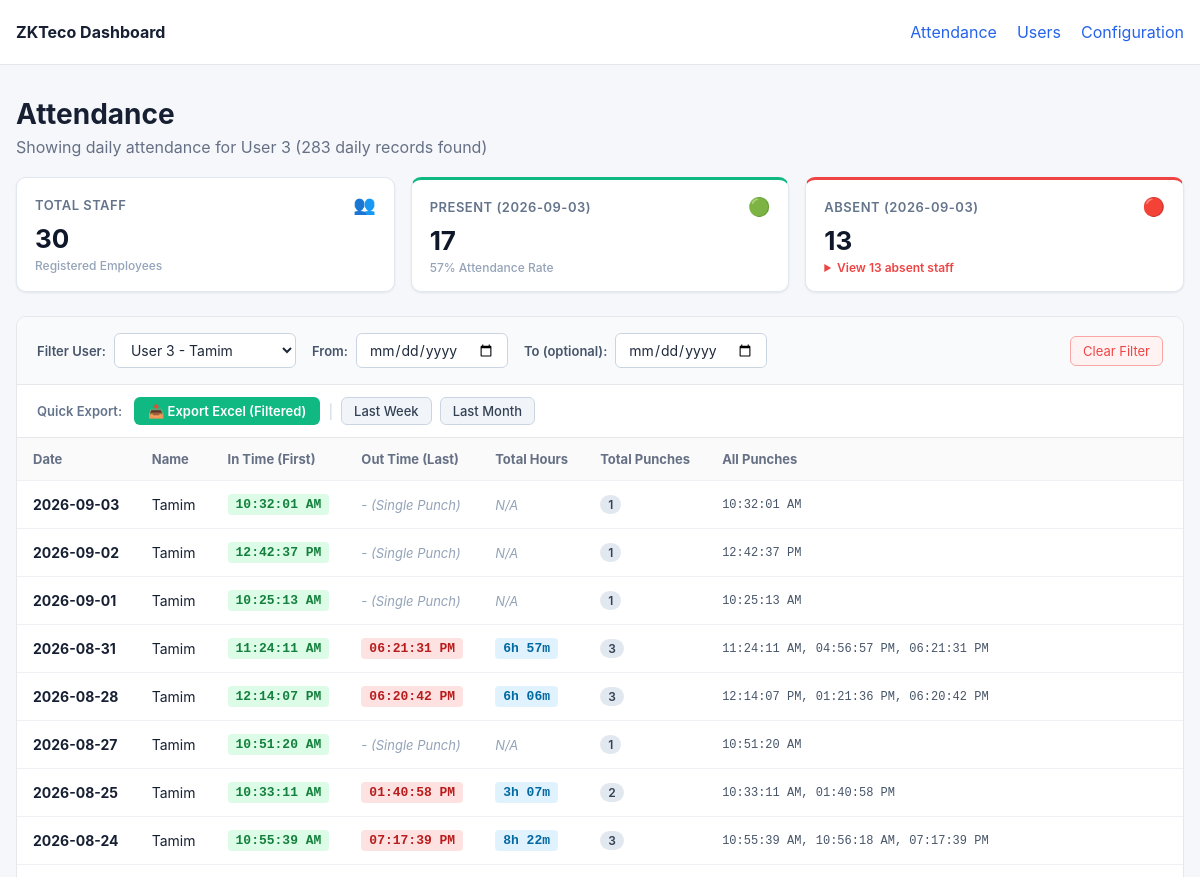
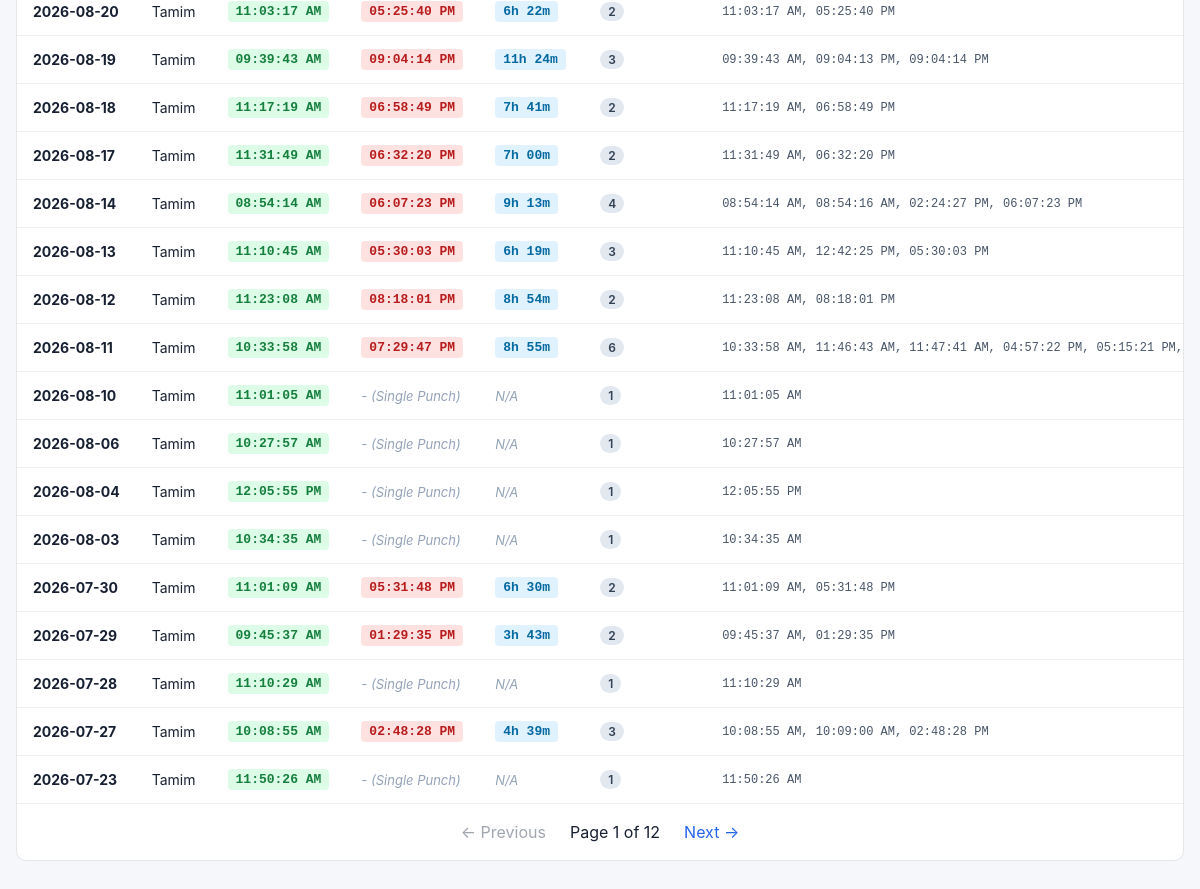
/?user_id=3, run on the app's committed database (2 pictures, top to bottom).
### tables this page shows
CREATE TABLE users (
            user_id TEXT PRIMARY KEY,
            name TEXT,
            privilege TEXT,
            created_at TEXT DEFAULT CURRENT_TIMESTAMP,
            updated_at TEXT DEFAULT CURRENT_TIMESTAMP
        );

### dashboard/app.py (the view)
@app.route("/")
def attendance():
    selected_user_id = request.args.get("user_id", "").strip()
    selected_from_date = request.args.get("from_date", "").strip()
    selected_to_date = request.args.get("to_date", "").strip()
    try:
        page = max(1, int(request.args.get("page", 1)))
    except ValueError:
        page = 1
    per_page = 25
    offset = (page - 1) * per_page
    db = get_db()
    all_users = db.execute(
        "SELECT user_id, name FROM users ORDER BY CAST(user_id AS INTEGER), user_id"
    ).fetchall()
    if selected_from_date and selected_to_date and selected_from_date == selected_to_date:
        target_date = selected_from_date
    elif selected_from_date and not selected_to_date:
        target_date = selected_from_date
    else:
        latest_date_row = db.execute("SELECT MAX(DATE(timestamp)) FROM attendance").fetchone()
        target_date = latest_date_row[0] if latest_date_row and latest_date_row[0] else datetime.now().strftime("%Y-%m-%d")
    present_rows = db.execute(
        "SELECT DISTINCT user_id FROM attendance WHERE DATE(timestamp) = ?",
        (target_date,),
    ).fetchall()
    present_uids = set(r[0] for r in present_rows)
    total_staff = len(all_users)
    present_count = len(present_uids)
    absent_count = max(0, total_staff - present_count)
    absent_users = [dict(u) for u in all_users if u["user_id"] not in present_uids]
    analytics = {
        "target_date": target_date,
        "total_staff": total_staff,
        "present_count": present_count,
        "absent_count": absent_count,
        "absent_users": absent_users,
    }
    conditions = []
    params = []
    if selected_user_id:
        conditions.append("a.user_id = ?")
        params.append(selected_user_id)
    if selected_from_date:
        conditions.append("DATE(a.timestamp) >= ?")
        params.append(selected_from_date)
    if selected_to_date:
        conditions.append("DATE(a.timestamp) <= ?")
        params.append(selected_to_date)
    where_clause = f"WHERE {' AND '.join(conditions)}" if conditions else ""
    count_sql = f"SELECT COUNT(*) FROM (SELECT 1 FROM attendance a {where_clause} GROUP BY a.user_id, DATE(a.timestamp))"
    total = db.execute(count_sql, params).fetchone()[0]
    rows_sql = f"""
        SELECT
            DATE(a.timestamp) AS date,
            a.user_id,
            COALESCE(u.name, 'Unknown') AS name,
            MIN(a.timestamp) AS min_ts,
            MAX(a.timestamp) AS max_ts,
            strftime('%I:%M:%S %p', MIN(a.timestamp)) AS in_time,
            strftime('%I:%M:%S %p', MAX(a.timestamp)) AS out_time,
            COUNT(*) AS total_punches,
            GROUP_CONCAT(strftime('%I:%M:%S %p', a.timestamp), ', ') AS all_punches
        FROM attendance a
        LEFT JOIN users u
            ON u.user_id = a.user_id
        {where_clause}
        GROUP BY a.user_id, DATE(a.timestamp)
        ORDER BY date DESC, CAST(a.user_id AS INTEGER), a.user_id
        LIMIT ? OFFSET ?
    """
    raw_rows = db.execute(rows_sql, params + [per_page, offset]).fetchall()
    db.close()
    rows = []
    for r in raw_rows:
        row_dict = dict(r)
        row_dict["total_hours"] = compute_total_hours(r["min_ts"], r["max_ts"], r["total_punches"])
        rows.append(row_dict)
    total_pages = max(1, (total + per_page - 1) // per_page)
    return render_template(
        "attendance.html",
        rows=rows,
        users_list=all_users,
        selected_user_id=selected_user_id,
        selected_from_date=selected_from_date,
        selected_to_date=selected_to_date,
        analytics=analytics,
        page=page,
        per_page=per_page,
        total=total,
        total_pages=total_pages,
    )

### dashboard/app.py (called while the page is built)
def get_db():
    db = sqlite3.connect(DB_FILE)
    db.row_factory = sqlite3.Row
    return db

def compute_total_hours(min_ts, max_ts, total_punches):
    if total_punches > 1 and min_ts and max_ts:
        try:
            t_in = datetime.fromisoformat(min_ts)
            t_out = datetime.fromisoformat(max_ts)
            diff = t_out - t_in
            secs = int(diff.total_seconds())
            if secs > 0:
                h = secs // 3600
                m = (secs % 3600) // 60
                return f"{h}h {m:02d}m"
        except Exception:
            pass
    return "N/A"

### dashboard/templates/attendance.html (shortened to what this page needs)
{% extends "base.html" %}
{% block content %}
<div class="page-header">
    <div>
        <h1>Attendance</h1>
        <p>
            {% if selected_from_date and selected_to_date %}
                Showing attendance {% if selected_user_id %}for User {{ selected_user_id }} {% endif %}from {{ selected_from_date }} to {{ selected_to_date }} ({{ total }} daily records found)
            {% elif selected_from_date %}
                Showing attendance {% if selected_user_id %}for User {{ selected_user_id }} {% endif %}from {{ selected_from_date }} onwards ({{ total }} daily records found)
            {% elif selected_to_date %}
                Showing attendance {% if selected_user_id %}for User {{ selected_user_id }} {% endif %}up to {{ selected_to_date }} ({{ total }} daily records found)
            {% elif selected_user_id %}
                Showing daily attendance for User {{ selected_user_id }} ({{ total }} daily records found)
            {% else %}
                {{ total }} total daily attendance records
            {% endif %}
        </p>
    </div>
</div>
<div class="kpi-grid">
    <div class="kpi-card">
        <div class="kpi-header">
            <span class="kpi-label">Total Staff</span>
            <span class="kpi-icon">👥</span>
        </div>
        <div class="kpi-value">{{ analytics.total_staff }}</div>
        <div class="kpi-sub">Registered Employees</div>
    </div>
    <div class="kpi-card kpi-card-success">
        <div class="kpi-header">
            <span class="kpi-label">Present ({{ analytics.target_date }})</span>
            <span class="kpi-icon">🟢</span>
        </div>
        <div class="kpi-value">{{ analytics.present_count }}</div>
        <div class="kpi-sub">{{ ((analytics.present_count / (analytics.total_staff or 1)) * 100)|round|int }}% Attendance Rate</div>
    </div>
    <div class="kpi-card kpi-card-danger">
        <div class="kpi-header">
            <span class="kpi-label">Absent ({{ analytics.target_date }})</span>
            <span class="kpi-icon">🔴</span>
        </div>
        <div class="kpi-value">{{ analytics.absent_count }}</div>
        <div class="kpi-sub">
            {% if analytics.absent_count > 0 %}
                <details class="absent-details">
                    <summary>View {{ analytics.absent_count }} absent staff</summary>
                </details>
            {% else %}
                All staff present!
            {% endif %}
        </div>
    </div>
</div>
<div class="card">
    <form method="GET" action="{{ url_for('attendance') }}" class="filter-bar">
        <div class="filter-group">
            <label for="user-select">Filter User:</label>
            <select name="user_id" id="user-select" onchange="this.form.submit()">
                {% for u in users_list %}
                    <option value="{{ u.user_id }}" {% if u.user_id == selected_user_id %}selected{% endif %}>
                        User {{ u.user_id }} - {{ u.name }}
                    </option>
                {% endfor %}
            </select>
        </div>
        <div class="filter-group">
            <label for="from-date">From:</label>
            <input type="date" name="from_date" id="from-date" value="{{ selected_from_date }}" onchange="this.form.submit()">
        </div>
        <div class="filter-group">
            <label for="to-date">To (optional):</label>
            <input type="date" name="to_date" id="to-date" value="{{ selected_to_date }}" onchange="this.form.submit()">
        </div>
        {% if selected_user_id or selected_from_date or selected_to_date %}
            <a href="{{ url_for('attendance') }}" class="btn-clear">Clear Filter</a>
        {% endif %}
    </form>
    <div class="export-bar">
        <div class="export-label">Quick Export:</div>
        <div class="export-buttons">
            <a href="{{ url_for('export_excel', user_id=selected_user_id, from_date=selected_from_date, to_date=selected_to_date) }}" class="btn-export">
                📥 Export Excel {% if not selected_user_id and not selected_from_date and not selected_to_date %}(Latest Month){% else %}(Filtered){% endif %}
            </a>
            <span class="divider">|</span>
            <a href="{{ url_for('export_excel', preset='last_week', user_id=selected_user_id) }}" class="btn-preset">Last Week</a>
            <a href="{{ url_for('export_excel', preset='last_month', user_id=selected_user_id) }}" class="btn-preset">Last Month</a>
        </div>
    </div>
    <div class="table-wrap">
        <table>
            <thead>
                <tr>
                    <th>Date</th>
                    <th>Name</th>
                    <th>In Time (First)</th>
                    <th>Out Time (Last)</th>
                    <th>Total Hours</th>
                    <th>Total Punches</th>
                    <th>All Punches</th>
                </tr>
            </thead>
            <tbody>
            {% for row in rows %}
                <tr>
                    <td><strong>{{ row.date }}</strong></td>
                    <td>{{ row.name }}</td>
                    <td>
                        <span class="time-tag in-time">{{ row.in_time }}</span>
                    </td>
                    <td>
                        {% if row.total_punches > 1 %}
                            <span class="time-tag out-time">{{ row.out_time }}</span>
                        {% else %}
                            <span class="single-punch">- (Single Punch)</span>
                        {% endif %}
                    </td>
                    <td>
                        <span class="{% if row.total_hours != 'N/A' %}hours-tag{% else %}single-punch{% endif %}">
                            {{ row.total_hours }}
                        </span>
                    </td>
                    <td><span class="badge">{{ row.total_punches }}</span></td>
                    <td class="punch-list">{{ row.all_punches }}</td>
                </tr>
            {% else %}
                <tr>
                    <td colspan="7" class="empty">No attendance records found.</td>
                </tr>
            {% endfor %}
            </tbody>
        </table>
    </div>
    {% include "_pagination.html" %}
</div>
{% endblock %}

### dashboard/static/style.css (style rules this page uses)
* { box-sizing: border-box; }
body { margin: 0; background: #f5f7fa; color: #172033; font-family: -apple-system, BlinkMacSystemFont, "Segoe UI", sans-serif; }
.page-header { margin-bottom: 20px; }
h1 { margin: 0 0 6px; font-size: 28px; }
p { margin: 0; color: #667085; }
.card { background: white; border: 1px solid #e5e7eb; border-radius: 10px; overflow: hidden; }
.table-wrap { overflow-x: auto; }
table { width: 100%; border-collapse: collapse; }
th, td { padding: 13px 16px; text-align: left; border-bottom: 1px solid #eef0f3; white-space: nowrap; }
th { background: #fafafa; font-size: 13px; color: #667085; }
td { font-size: 14px; }
.filter-bar { padding: 16px 20px; background: #f8fafc; border-bottom: 1px solid #e5e7eb; display: flex; align-items: center; flex-wrap: wrap; gap: 16px; }
.filter-group { display: flex; align-items: center; gap: 8px; }
.filter-group label { font-size: 13px; font-weight: 600; color: #475569; }
.filter-group select, .filter-group input[type="date"] { padding: 7px 12px; border: 1px solid #cbd5e1; border-radius: 6px; background-color: #ffffff; font-size: 14px; font-family: inherit; color: #1e293b; outline: none; cursor: pointer; transition: border-color 0.15s ease; }
.btn-clear { margin-left: auto; font-size: 13px; color: #ef4444; text-decoration: none; padding: 6px 12px; border-radius: 6px; border: 1px solid #fca5a5; background: #fef2f2; transition: all 0.15s ease; }
.time-tag { display: inline-block; padding: 3px 8px; border-radius: 4px; font-size: 13px; font-family: ui-monospace, SFMono-Regular, Menlo, Monaco, Consolas, monospace; font-weight: 600; }
.time-tag.in-time { background: #dcfce7; color: #15803d; }
.time-tag.out-time { background: #fee2e2; color: #b91c1c; }
.hours-tag { display: inline-block; padding: 3px 8px; border-radius: 4px; font-size: 13px; font-family: ui-monospace, SFMono-Regular, Menlo, Monaco, Consolas, monospace; font-weight: 600; background: #e0f2fe; color: #0369a1; }
.single-punch { font-size: 13px; color: #94a3b8; font-style: italic; }
.badge { display: inline-block; padding: 2px 8px; border-radius: 12px; font-size: 12px; font-weight: 600; background: #e2e8f0; color: #334155; }
.punch-list { font-family: ui-monospace, SFMono-Regular, Menlo, Monaco, Consolas, monospace; font-size: 12px; color: #475569; }
.export-bar { padding: 12px 20px; background: #ffffff; border-bottom: 1px solid #e5e7eb; display: flex; align-items: center; gap: 12px; flex-wrap: wrap; }
.export-label { font-size: 13px; font-weight: 600; color: #64748b; }
.export-buttons { display: flex; align-items: center; gap: 8px; flex-wrap: wrap; }
.btn-export { display: inline-flex; align-items: center; gap: 6px; padding: 6px 14px; background-color: #10b981; color: #ffffff; font-size: 13px; font-weight: 600; border-radius: 6px; text-decoration: none; transition: background-color 0.15s ease; }
.btn-preset { display: inline-flex; align-items: center; padding: 5px 12px; background-color: #f1f5f9; color: #334155; font-size: 13px; font-weight: 500; border-radius: 6px; border: 1px solid #cbd5e1; text-decoration: none; transition: all 0.15s ease; }
.divider { color: #cbd5e1; font-size: 14px; }
.kpi-grid { display: grid; grid-template-columns: repeat(auto-fit, minmax(200px, 1fr)); gap: 16px; margin-bottom: 24px; }
.kpi-card { background: #ffffff; border-radius: 10px; padding: 16px 18px; box-shadow: 0 1px 3px rgba(0, 0, 0, 0.05), 0 1px 2px rgba(0, 0, 0, 0.03); border: 1px solid #e2e8f0; position: relative; overflow: hidden; transition: transform 0.15s ease, box-shadow 0.15s ease; }
.kpi-header { display: flex; justify-content: space-between; align-items: center; margin-bottom: 8px; }
.kpi-label { font-size: 13px; font-weight: 600; color: #64748b; text-transform: uppercase; letter-spacing: 0.5px; }
.kpi-icon { font-size: 18px; }
.kpi-value { font-size: 26px; font-weight: 700; color: #0f172a; line-height: 1.2; margin-bottom: 4px; }
.kpi-sub { font-size: 12px; color: #94a3b8; font-weight: 500; }
.kpi-card-success { border-top: 3px solid #10b981; }
.kpi-card-danger { border-top: 3px solid #ef4444; }
.absent-details summary { font-size: 12px; color: #ef4444; cursor: pointer; font-weight: 600; user-select: none; outline: none; }

### data on the page
users: date "2026-09-03", name "Tamim", in_time "10:32:01 AM", shows "- (Single Punch)", total_hours "N/A", total_punches "1", all_punches "10:32:01 AM", date "2026-08-31", in_time "11:24:11 AM", out_time "06:21:31 PM", total_hours "6h 57m", total_punches "3", all_punches "11:24:11 AM, 04:56:57 PM, 06:21:31 PM", date "2026-08-28", in_time "12:14:07 PM", out_time "06:20:42 PM", total_hours "6h 06m", all_punches "12:14:07 PM, 01:21:36 PM, 06:20:42 PM", date "2026-08-24", in_time "10:55:39 AM", out_time "07:17:39 PM", total_hours "8h 22m", all_punches "10:55:39 AM, 10:56:18 AM, 07:17:39 PM", date "2026-08-19", in_time "09:39:43 AM", out_time "09:04:14 PM", total_hours "11h 24m", all_punches "09:39:43 AM, 09:04:13 PM, 09:04:14 PM", date "2026-08-13", in_time "11:10:45 AM", out_time "05:30:03 PM", total_hours "6h 19m", all_punches "11:10:45 AM, 12:42:25 PM, 05:30:03 PM", date "2026-08-11", in_time "10:33:58 AM", out_time "07:29:47 PM", total_hours "8h 55m", total_punches "6", all_punches "10:33:58 AM, 11:46:43 AM, 11:47:41 AM, 04:57:22 PM, 05:15:21 PM,…", date "2026-07-27", in_time "10:08:55 AM", out_time "02:48:28 PM", total_hours "4h 39m", all_punches "10:08:55 AM, 10:09:00 AM, 02:48:28 PM"

### other printed values
{{ selected_user_id }} "3"
{{ total }} "283"
{{ analytics.total_staff }} "30"
{{ analytics.target_date }} "2026-09-03"
{{ analytics.present_count }} "17"
{{ analytics.absent_count }} "13"
{{ row.date }} "2026-09-02" "2026-09-01" "2026-08-27" "2026-08-25" "2026-08-20" "2026-08-18" "2026-08-17" "2026-08-14" "2026-08-12" "2026-08-10" "2026-08-06" "2026-08-04" "2026-08-03" "2026-07-30" "2026-07-29" "2026-07-28" "2026-07-23"
{{ row.name }} "Tamim" "Tamim" "Tamim" "Tamim" "Tamim" "Tamim" "Tamim" "Tamim" "Tamim" "Tamim" "Tamim" "Tamim" "Tamim" "Tamim" "Tamim" "Tamim" "Tamim"
{{ row.in_time }} "12:42:37 PM" "10:25:13 AM" "10:51:20 AM" "10:33:11 AM" "11:03:17 AM" "11:17:19 AM" "11:31:49 AM" "08:54:14 AM" "11:23:08 AM" "11:01:05 AM" "10:27:57 AM" "12:05:55 PM" "10:34:35 AM" "11:01:09 AM" "09:45:37 AM" "11:10:29 AM" "11:50:26 AM"
{{ row.total_hours }} "N/A" "N/A" "N/A" "3h 07m" "6h 22m" "7h 41m" "7h 00m" "9h 13m" "8h 54m" "N/A" "N/A" "N/A" "N/A" "6h 30m" "3h 43m" "N/A" "N/A"
{{ row.total_punches }} "1" "1" "1" "2" "2" "2" "2" "4" "2" "1" "1" "1" "1" "2" "2" "1" "1"
{{ row.all_punches }} "12:42:37 PM" "10:25:13 AM" "10:51:20 AM" "10:33:11 AM, 01:40:58 PM" "11:03:17 AM, 05:25:40 PM" "11:17:19 AM, 06:58:49 PM" "11:31:49 AM, 06:32:20 PM" "08:54:14 AM, 08:54:16 AM, 02:24:27 PM, 06:07:23 PM" "11:23:08 AM, 08:18:01 PM" "11:01:05 AM" "10:27:57 AM" "12:05:55 PM" "10:34:35 AM" "11:01:09 AM, 05:31:48 PM" "09:45:37 AM, 01:29:35 PM" "11:10:29 AM" "11:50:26 AM"
{{ row.out_time }} "01:40:58 PM" "05:25:40 PM" "06:58:49 PM" "06:32:20 PM" "06:07:23 PM" "08:18:01 PM" "05:31:48 PM" "01:29:35 PM"
{{ page }} "1"
{{ total_pages }} "12"
